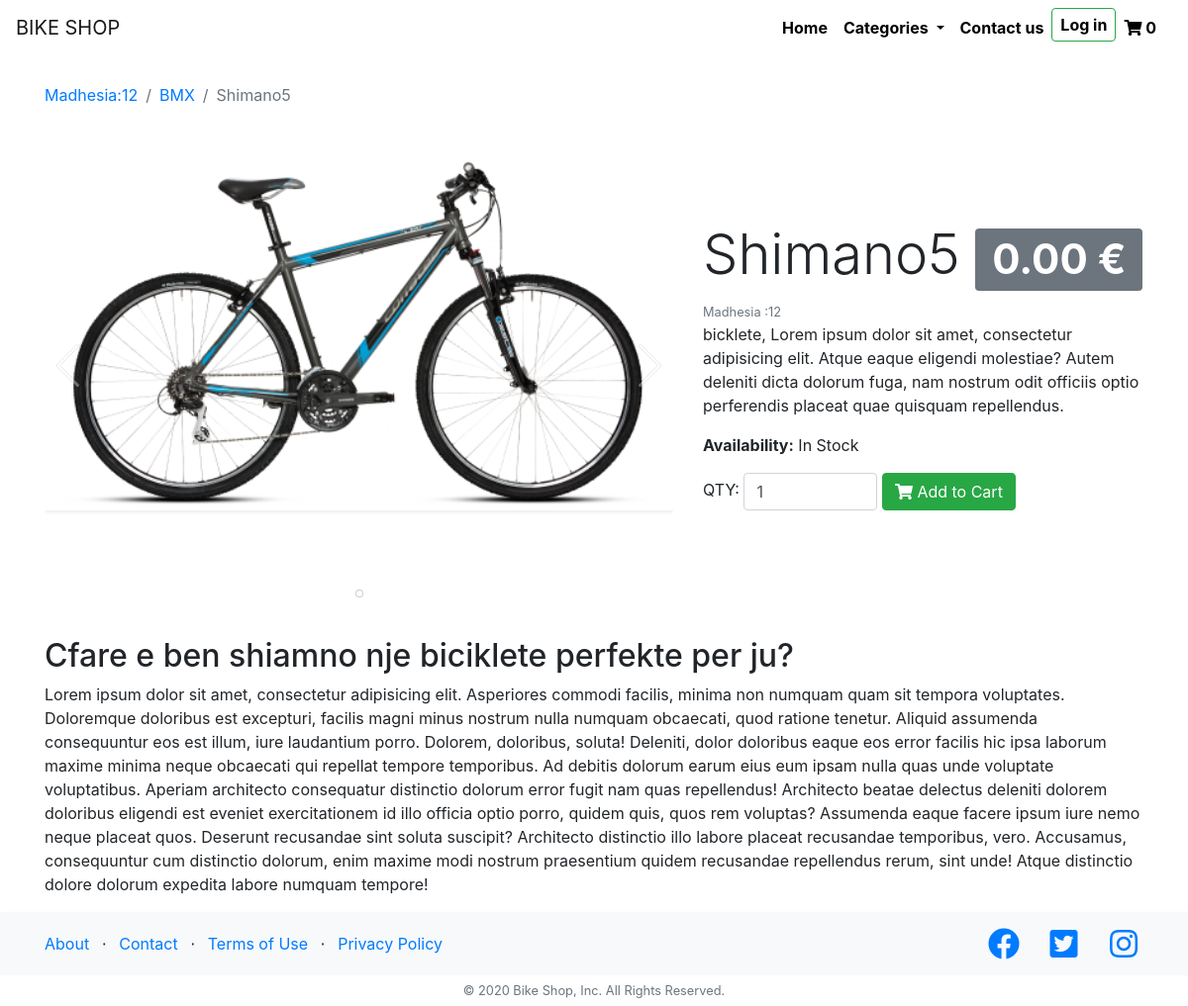
Screenshot of /bike/Shimano5 with the database file from the repository.
### shop/models.py (models this page shows, shortened)
class Bikes(models.Model):
    name = models.CharField(max_length=35, default="Shimano")
    size = models.CharField(max_length=2, default=26)
    color = models.CharField(max_length=10, default="Blu")
    description = models.TextField(default="bicklete")
    full_description = RichTextField(blank=True, null=True)
    price = models.DecimalField(max_digits=10, decimal_places=2, default=100)
    image = models.ImageField(default="defalut.png")
    age_category = models.CharField(default=16, max_length=15)
    bike_categories = models.CharField(default="BMX", max_length=50)
    amount = models.DecimalField(max_digits=10, decimal_places=2, default=10)
    class Meta:
        verbose_name_plural = 'Bikes'

### shop/views.py (the view)
# urls.py: path('bike/<name>', views.details, name='details'),
def details(request, name):
    selected_bike = Bikes.objects.get(name=name)
    images = Images.objects.filter(bike_id=selected_bike.id)
    show_bike = {'bike': selected_bike, 'images': images}
    return render(request, 'shop/details.html', show_bike)

### shop/context_processors.py (called while the page is built)
def add_variable_to_context(request):
    if request.COOKIES.get('uuid') is not None:
        return {
            'uuid': request.COOKIES.get('uuid')
        }
    else:
        return {
            'uuid': '000'
        }

### shop/templatetags/myapptags.py (called while the page is built)
@register.simple_tag
def shopcartcount(userid):
    count = ShopCart.objects.filter(user=userid).count()
    return count

### shop/templates/shop/details.html (shortened to what this page needs)
{% extends 'shop/layout.html' %}
{% load static %}
{% block extrahead  %}
    <link rel="stylesheet" href="{% static 'shop/fix_navbar.css' %}">
    <link rel="stylesheet" href="{% static 'shop/libraries/swiper/swiper-bundle.min.css' %}">
{% endblock %}
{% block content %}
<div class="container mt-5 pt-4">
    <div class="row align-items-center">
        <div class="col-md-12">
            <nav aria-label="breadcrumb">
              <ol class="breadcrumb bg-transparent pl-0 mb-0">
                <li class="breadcrumb-item"><a href="/search?size={{ bike.size }}">Madhesia:{{bike.size}}</a></li>
                <li class="breadcrumb-item"><a href="/category/{{ bike.bike_categories }}">{{ bike.bike_categories }}</a></li>
                <li class="breadcrumb-item active" aria-current="page">{{ bike.name }}</li>
              </ol>
            </nav>
        </div>
        <div class="col-md-5 order-md-2">
            <h1 class="display-4 text-capitalize">{{bike.name}} <span class="badge badge-secondary">{{bike.price}} &euro;</span></h1>
            <small class="text-muted">Madhesia :{{bike.size}}</small>
            <p>
                {{bike.description}},
                Lorem ipsum dolor sit amet, consectetur adipisicing elit. Atque eaque eligendi molestiae? Autem deleniti dicta dolorum fuga, nam nostrum odit officiis optio perferendis placeat quae quisquam repellendus.
            </p>
            <div class="row">
                <div class="col-md-12">
                    <form action="/addtoshopcart/{{ bike.id }}" method="post" class="form-inline">
                          <div id="SelectedProduct">
                              <p><strong>Availability:</strong> {% if bike.amount > 0  %} In Stock {% else %} Out of Stock {% endif %}</p>
                              <div class="qty-input">
                                  <span class="text-uppercase">QTY: </span>
                                  <input class="form-control" name="quantity" type="number" value="1" min="1" max="{{ bike.amount }}">
                                  <button type="submit" {% if bike.amount < 1  %} disabled {% endif %} class="btn btn-success">
                                    <i class="fa fa-shopping-cart"></i> Add to Cart
                                </button>
                            </div>
                          </div>
                    </form>
                </div>
            </div>
        </div>
        <div class="col-md-7 order-md-1">
            <div class="swiper-container">
              <div class="swiper-wrapper">
                <div class="swiper-slide">
                  <img src="{{bike.image.url}}" class="shadow-sm bike-img swiper-lazy" alt="{{bike.name}}">
                </div>
              </div>
              <div class="swiper-pagination swiper-pagination-white"></div>
            </div>
        </div>
    </div>
    <div class="row mt-4">
        <div class="col-md-12">
            <div class="full-description">
                {{ bike.full_description | safe}}
            </div>
        </div>
    </div>
</div>
{% endblock %}

### shop/static/shop/home.css (style rules this page uses)
html { position: relative; min-height: 100%; }
body { margin-bottom: 95px; }

### shop/static/shop/fix_navbar.css (style rules this page uses)
.bike-img { width: 100%; max-width: 800px; height: auto; }

### shop/templates/shop/details.html (style rules this page uses)
.swiper-slide { text-align: center; font-size: 18px; }
.swiper-slide { min-height: 500px; }

### rows the page displays
Bikes: size "12", bike_categories "BMX", name "Shimano5", price "0.00", description "bicklete", image (picture), full_description "Cfare e ben shiamno nje biciklete perfekte per ju? Lorem ipsum dolor sit amet, consectetur adipisicing elit. Asperiores commodi facilis, minima non numquam quam sit tempora voluptates. Doloremque doloribus est excepturi, facilis magni minus nostrum nulla numquam obcaecati, quod ratione tenetur. Aliquid assumenda consequuntur eos est illum, iure laudantium porro. Dolorem, doloribus, soluta! Deleniti, dolor doloribus eaque eos error facilis hic ipsa laborum maxime minima neque obcaecati qui repellat tempore temporibus. Ad debitis dolorum earum eius eum ipsam nulla quas unde voluptate voluptatibus. Aperiam architecto consequatur distinctio dolorum error fugit nam quas repellendus! Architecto…"

### other values shown
{{ count }} "0"
